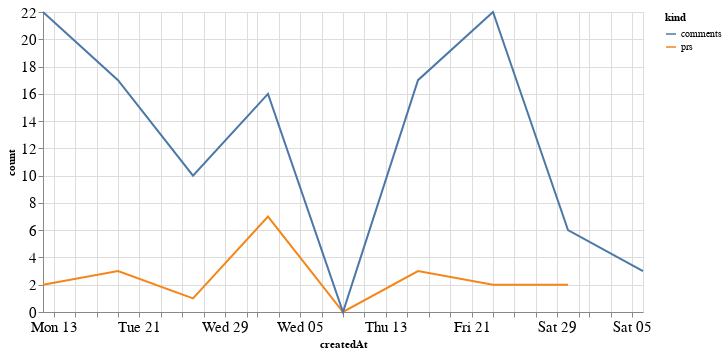

Notebook code cell kept with this figure:
### Code cell
alt.Chart(total_time, width=600).mark_line().encode(
    x='createdAt',
    y='count',
    color='kind'
)

### Figure 1 — Vega-Lite specification as saved in the notebook (floating-point values rounded to 4 significant figures)
{"config": {"axisLeft": {"labelFontSize": 15}, "axisBottom": {"labelFontSize": 15}}, "data": {"name": "data-c2fbc5cc7f3c78086771a4df090037f7"}, "mark": "line", "encoding": {"color": {"type": "nominal", "field": "kind"}, "x": {"type": "temporal", "field": "createdAt"}, "y": {"type": "quantitative", "field": "count"}}, "width": 600, "$schema": "https://vega.github.io/schema/vega-lite/v4.8.1.json", "datasets": {"data-c2fbc5cc7f3c78086771a4df090037f7": [{"createdAt": "2020-07-12T00:00:00", "kind": "prs", "count": 2.0}, {"createdAt": "2020-07-19T00:00:00", "kind": "prs", "count": 3.0}, {"createdAt": "2020-07-26T00:00:00", "kind": "prs", "count": 1.0}, {"createdAt": "2020-08-02T00:00:00", "kind": "prs", "count": 7.0}, {"createdAt": "2020-08-09T00:00:00", "kind": "prs", "count": 0.0}, {"createdAt": "2020-08-16T00:00:00", "kind": "prs", "count": 3.0}, {"createdAt": "2020-08-23T00:00:00", "kind": "prs", "count": 2.0}, {"createdAt": "2020-08-30T00:00:00", "kind": "prs", "count": 2.0}, {"createdAt": "2020-09-06T00:00:00", "kind": "prs", "count": null}, {"createdAt": "2020-07-12T00:00:00", "kind": "comments", "count": 22.0}, {"createdAt": "2020-07-19T00:00:00", "kind": "comments", "count": 17.0}, {"createdAt": "2020-07-26T00:00:00", "kind": "comments", "count": 10.0}, {"createdAt": "2020-08-02T00:00:00", "kind": "comments", "count": 16.0}, {"createdAt": "2020-08-09T00:00:00", "kind": "comments", "count": 0.0}, {"createdAt": "2020-08-16T00:00:00", "kind": "comments", "count": 17.0}, {"createdAt": "2020-08-23T00:00:00", "kind": "comments", "count": 22.0}, {"createdAt": "2020-08-30T00:00:00", "kind": "comments", "count": 6.0}, {"createdAt": "2020-09-06T00:00:00", "kind": "comments", "count": 3.0}]}}
